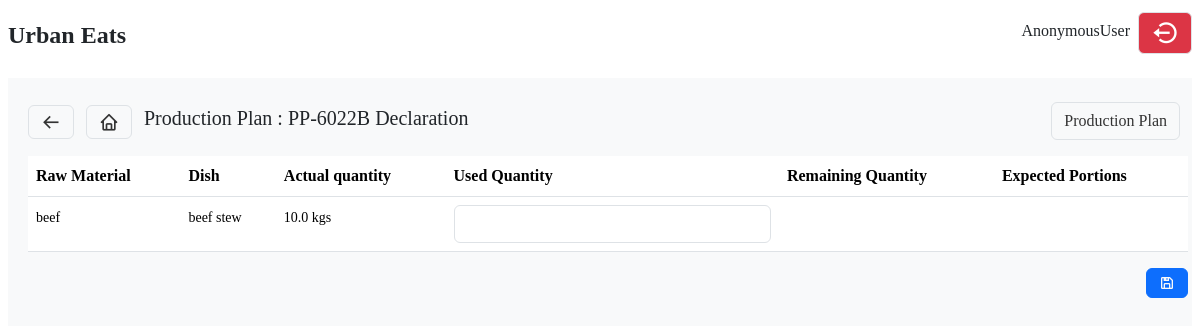
/inventory/declare/production_plan/1/, run on an earlier commit of the app's database.
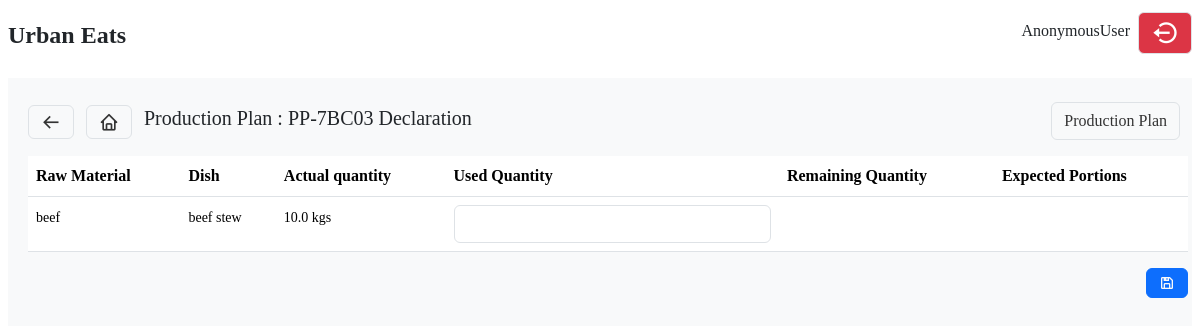
And on a later commit of the database.
### inventory/models.py (models this page shows, shortened)
class Production(models.Model):
    date_created = models.DateField()
    time_created = models.TimeField()
    status = models.BooleanField(default=False)
    production_plan_number = models.CharField(max_length=10, unique=True, default='')
    declared = models.BooleanField(default=False)

### inventory/views.py (the view, shortened to what this page needs)
# urls.py: path('declare/production_plan/<int:pp_id>/', declare_production_plan, name='declare_production_plan'),
def declare_production_plan(request, pp_id):
    if request.method == 'GET':
        try:
            production_plan = Production.objects.select_related().get(id=pp_id)
            production_plan_items = ProductionItems.objects.filter(production=production_plan).select_related('raw_material')
        except Production.DoesNotExist:
            messages.warning(request, f'Production Plan With ID: {pp_id} doesn\'t exist.')
            return redirect('inventory:production_plan_detail', pp_id)
        return render(request, 'inventory/declare_raw_material_left.html', {
            'production_plan': production_plan,
            'production_plan_items': production_plan_items,
        })
    else:
        return JsonResponse({'success': False, 'message': 'Invalid request method'}, status=405)

### inventory/models.py (called while the page is built)
    def __str__(self) -> str:
        return self.unit_name

    def __str__(self) -> str:
        return self.name

### templates/inventory/declare_raw_material_left.html (shortened to what this page needs)
{% extends "base.html" %}
{% load static %}
{% load crispy_forms_tags %}
{% block content %}
<div class="inventory">
    <div class='add-production-plan'>
        <div class='production-plan mt-2 d-flex justify-content-between align-items-center'>
            <div>
                <a href='{% url "inventory:production_plans" %}' class='border btn bx bx-arrow-back fs-5'></a>
                <a href='/' class='bx bx-home btn border fs-5 mx-2'></a>
                <span class='mt-2 fs-5'>Production Plan : {{ production_plan.production_plan_number }} Declaration</span>
            </div>
            <div>
                <ul class="list-unstyled mt-3 d-flex align-items-center">
                    <li>
                        <a href="{% url 'inventory:production_plans' %}" class="mx-2 btn border">Production Plan</a>
                    </li>
                </ul>
            </div>
        </div>
        <div class="row">
            <div class="">
                <table class="table">
                    <thead class="bg-primary">
                        <th>Raw Material</th>
                        <th>Dish</th>
                        <th>Actual quantity</th>
                        <th>Used Quantity</th>
                        <th>Remaining Quantity</th>
                        <th>Expected Portions</th>
                    </thead>
                    <tbody>
                        {% for item in production_plan_items %}
                            <tr data-item-id="{{ item.id }}">
                                <td><small>{{ item.raw_material }}</small></td>
                                <td><small>{{ item.dish.name }}</small></td>
                                <td><small>{{ item.actual_quantity }} {{ item.raw_material.unit }}</small></td>
                                <td>
                                    <small>
                                        <input type="number" class="form-control used-quantity" min="0" data-actual-quantity="{{ item.actual_quantity }}" data-portion="{{ item.dish.portion_multiplier}}" />
                                    </small>
                                </td>
                                <td><small class="remaining-quantity"></small></td>
                                <td><small id="portions"></small></td>
                            </tr>
                        {% endfor %}
                    </tbody>
                </table>
                <div class="d-flex justify-content-end">
                    <button id="id_confirm" class="btn-primary text-light btn bx bx-save"></button>
                </div>
            </div>
        </div>
    </div>
</div>
{% endblock content %}

What changed in the data, as far as the page shows it:
changed Production: production_plan_number "PP-6022B" → "PP-7BC03"
